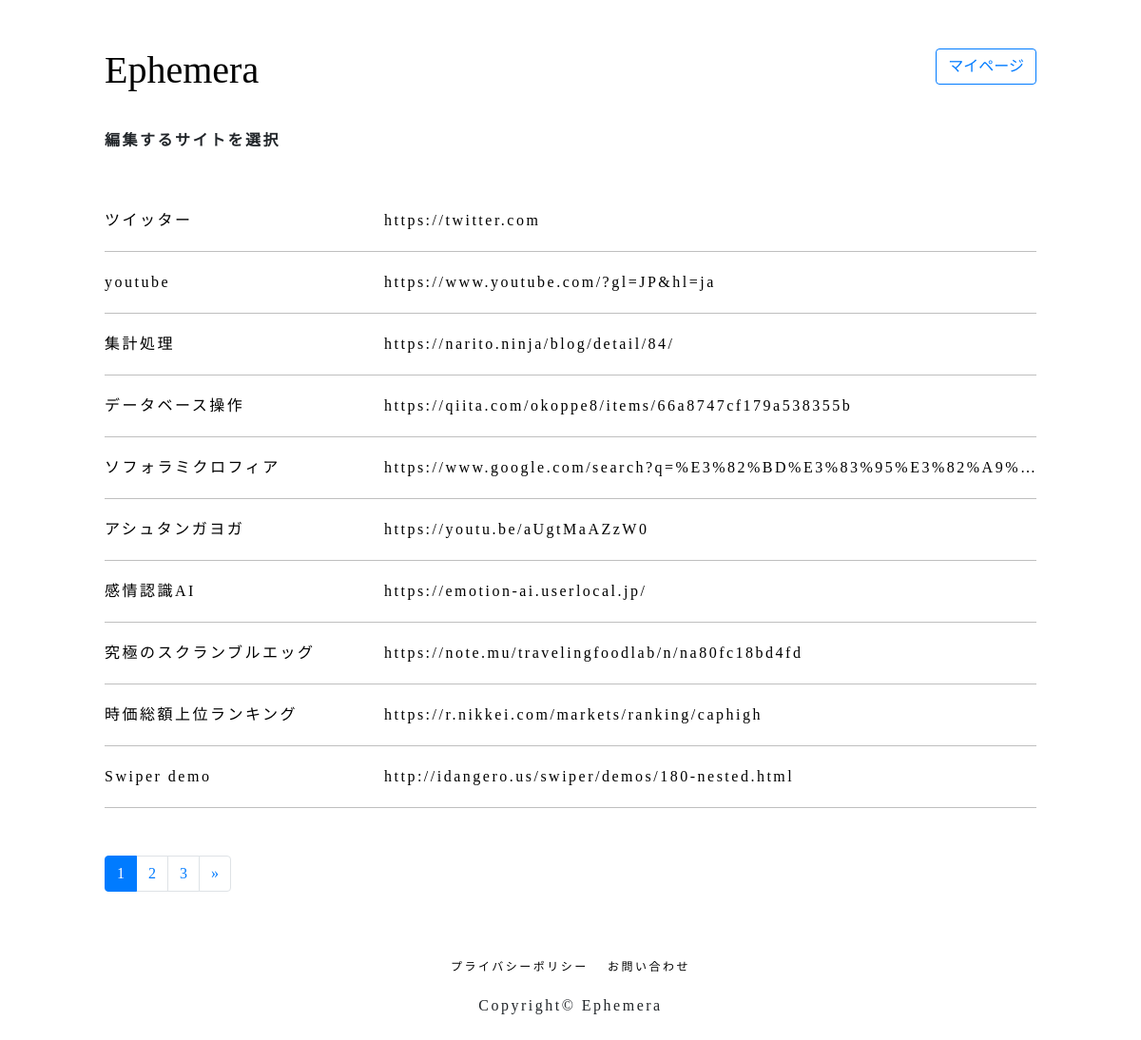
The app's page /mylist/ (signed in) with its own data.
### ephemeral/models.py (models this page shows)
class Ephemera(models.Model):
	ep_user    = models.ForeignKey(User, on_delete=models.CASCADE, related_name='ep_user')
	url        = models.URLField()
	message    = models.TextField(max_length=200)
	post_time  = models.DateTimeField(auto_now_add = True)
	site_title = models.TextField(max_length=100)
	site_img   = models.TextField(max_length=1000, blank=True, default="static/ephemera/default.png")
	site_icon  = models.TextField(max_length=1000, blank=True, default="static/ephemera/default_icon.png")
	site_url   = models.ForeignKey(EphemeraURL, on_delete=models.CASCADE)

### ephemeral/views.py (the view)
# urls.py: path('mylist/', views.MyList.as_view(), name='mylist'),
class MyList(generic.ListView):
	model = Ephemera
	template_name = 'ephemeral/mylist.html'
	def paginator_setting(self, search, query_set, count):
		paginator = Paginator(query_set, count)
		try:
			page = int(self.request.GET.get(search))
		except:
			page = 1
		try:
			query_set = paginator.page(page)
		except PageNotAnInteger:
			query_set = paginator.page(1)
		except EmptyPage:
			query_set = paginator.page(paginator.num_pages)
		return query_set
	def get_context_data(self, **kwargs):
		context = super().get_context_data(**kwargs)
		my_ephemeral_list = Ephemera.objects.filter(ep_user = self.request.user.id)
		context['my_ephemeral_list_url'] = my_ephemeral_list.values_list("url", flat=True)
		context["my_ephemeral_list"] = self.paginator_setting("my_list", my_ephemeral_list, 10)
		return context

### templates/ephemeral/mylist.html (shortened to what this page needs)
{% extends "ephemeral/base.html" %}
{% block content %}
	{% load static %}
	<div class="mylist">
		<p class="mylist__label">編集するサイトを選択</p>
		{% for ephemera in my_ephemeral_list %}
		<a href="{% url 'ephemeral:mylist_edit' pk=ephemera.id %}">
			<div class="mylist__ephemera">
				<p class="mylist__ephemera__title">{{ ephemera.message }}</p>
				<p class="mylist__ephemera__url">{{ ephemera.url }}</p>
			</div>
		</a>
		{% endfor %}
	</div>
	<ul class="pagination">
	    {% for num in my_ephemeral_list.paginator.page_range %}
	    	{% if num <= my_ephemeral_list.number|add:5 and num >= my_ephemeral_list.number|add:-5 %}
		        {% if my_ephemeral_list.number == num %}
		            <li class="page-item active">
		            	<a class="page-link" href="#!">{{ num }}</a>
		            </li>
		        {% else %}
		            <li class="page-item">
		            	<a class="page-link" href="?my_list={{ num }}">{{ num }}</a>
		            </li>
		        {% endif %}
		    {% endif %}
	    {% endfor %}
	    {% if my_ephemeral_list.has_next %}
	        <li class="page-item">
	        	<a class="page-link" href="?my_list={{ my_ephemeral_list.next_page_number }}"><span aria-hidden="true">&raquo;</span></a>
	        </li>
	    {% endif %}
	</ul>
{% endblock %}

### templates/ephemeral/base.html (shortened to what this page needs)
{% load static %}
<!doctype html>
<html lang="ja">
<head>
    <link rel="stylesheet" href="https://stackpath.bootstrapcdn.com/bootstrap/4.1.0/css/bootstrap.min.css"
>
    <link rel="stylesheet" href="https://use.fontawesome.com/releases/v5.6.3/css/all.css">
    <link rel="stylesheet" type="text/css" href="/static/css/style.css">
</head>
<body>
    <div class="site-content">
      <div class="page-header">
        <nav>
          <h1><a href="{% url 'ephemeral:home' %}">Ephemera</a></h1>
          <ul class="gnav__menu">
            {% if user.is_authenticated %}
              <li class="gnav__menu__item"><a href="{% url 'accounts:mypage' %}" class="btn btn-outline-primary">マイページ</a></li>
            {% else %}
              <li class="gnav__menu__item"><a href="{% url 'accounts:login' %}" class="btn btn-outline-primary">ログイン</a></li>
              <li class="gnav__menu__item"><a href="{% url 'accounts:sign_up' %}" class="btn btn-outline-secondary">会員登録</a></li>
            {% endif %}
          </ul>
        </nav>
      </div>
      {% block content %}{% endblock %}
      <div class="page-footer">
          <div class="page-footer__items">
            <p><a href="{% url 'privacy-policy' %}">プライバシーポリシー</a></p>
            <p><a href="{% url 'contact' %}">お問い合わせ</a></p>
          </div>
          <p class="copyright">Copyright© Ephemera</p>
      </div>
    </div>
</body>
</html>

### static/css/style.css (style rules this page uses)
.page-header { padding: 50px 0px 30px 0px; }
nav { display: flex; justify-content: space-between; }
.gnav__menu { list-style-type: none; display: flex; align-items: center; }
.gnav__menu__item { padding-left: 10px; }
a { color: black ; text-decoration: none; }
p { letter-spacing: 2.5px; margin:0px; }
* { font-weight:500; font-family: "Avenir", YuGothic, 'Yu Gothic', sans-serif ; }
.site-content { width:980px; margin:auto; }
.mylist { margin-bottom:50px; }
.mylist__label { font-weight:bold; margin:0 0 40px 0; }
.mylist__ephemera { display:flex; border-bottom: 1px solid #bfbfbf; padding: 20px 0px; }
.mylist__ephemera__title { width:30%; }
.mylist__ephemera__url { width:70%; overflow: hidden; text-overflow: ellipsis; white-space: nowrap; }
.page-footer { padding: 20px; margin-top:50px; }
.page-footer__items { display:flex; justify-content:center; }
.page-footer__items p { margin:0 10px; font-size:12px; }
.copyright { text-align: center; padding: 20px; }

### records on screen
Ephemera: message "ツイッター", url "https://twitter.com"
Ephemera: message "youtube", url "https://www.youtube.com/?gl=JP&hl=ja"
Ephemera: message "集計処理", url "https://narito.ninja/blog/detail/84/"
Ephemera: message "データベース操作", url "https://qiita.com/okoppe8/items/66a8747cf179a538355b"
Ephemera: message "ソフォラミクロフィア", url "https://www.google.com/search?q=%E3%82%BD%E3%83%95%E3%82%A9…"
Ephemera: message "アシュタンガヨガ", url "https://youtu.be/aUgtMaAZzW0"
Ephemera: message "感情認識AI", url "https://emotion-ai.userlocal.jp/"
Ephemera: message "究極のスクランブルエッグ", url "https://note.mu/travelingfoodlab/n/na80fc18bd4fd"
Ephemera: message "時価総額上位ランキング", url "https://r.nikkei.com/markets/ranking/caphigh"
Ephemera: message "Swiper demo", url "http://idangero.us/swiper/demos/180-nested.html"

### other values on screen
{{ num }} "1"
{{ num }} "2" "3"
